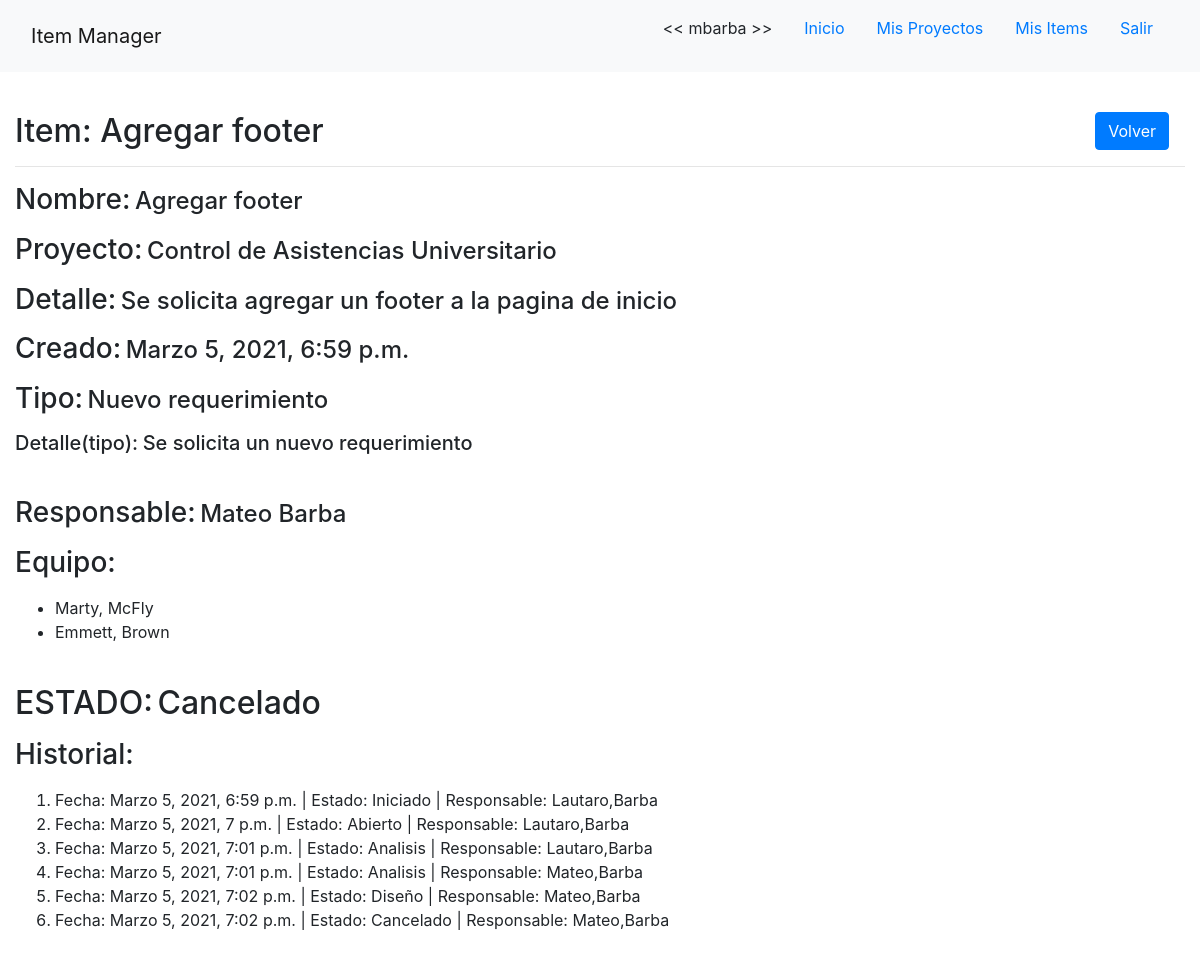
The page /item/17/ (signed in) on the database its author committed.
### app/models/item.py (models this page shows, shortened)
class Item(models.Model):
    proyecto = models.ForeignKey(Proyecto, verbose_name='proyecto', on_delete=models.PROTECT)
    nombre = models.CharField(verbose_name='nombre', max_length=255, unique=True)
    detalle = models.CharField(verbose_name='detalle', max_length=255)
    creacion = models.DateTimeField(verbose_name='fecha de creacion', auto_now_add=True, max_length=255)
    tipo = models.ForeignKey(TipoItem, verbose_name='tipo', on_delete=models.PROTECT)
    estado = models.ForeignKey(EstadoItem, verbose_name='estado', default=1, on_delete=models.PROTECT)
    responsable = models.ForeignKey(User, verbose_name='responsable', related_name="controla", on_delete=models.PROTECT)
    desarrolladores = models.ManyToManyField(User, verbose_name='desarrolladores', related_name="trabaja")
    def __str__(self):
        return self.nombre

### app/models/proyecto.py (models this page shows, shortened)
class Proyecto(models.Model):
    nombre = models.CharField(verbose_name='nombre', max_length=255, unique=True)
    creacion = models.DateTimeField(verbose_name='fecha de creacion', auto_now_add=True, max_length=255)
    lider = models.ForeignKey(User, verbose_name='lider', related_name="lidera", on_delete=models.PROTECT)
    equipo = models.ManyToManyField(User, verbose_name='equipo', related_name="participa")
    def __str__(self):
        return self.nombre

### app/models/tipo_item.py (models this page shows, shortened)
class TipoItem(models.Model):
    nombre = models.CharField(verbose_name='nombre', max_length=255, unique=True)
    detalle = models.CharField(verbose_name='detalle', max_length=255)
    estado_inicial = models.ForeignKey(EstadoItem, verbose_name='estado inicial', on_delete=models.PROTECT)
    workflow = models.ManyToManyField(CambioEstado, verbose_name='workflow')

### app/models/estado_item.py (models this page shows, shortened)
class EstadoItem(models.Model):
    nombre = models.CharField(verbose_name='nombre', max_length=255, unique=True)
    detalle = models.CharField(verbose_name='detalle', max_length=255)
    def __str__(self):
        return self.nombre

### app/models/snapshot.py (models this page shows, shortened)
class Snapshot(models.Model):
    item = models.ForeignKey(Item, verbose_name='item', related_name="snapshot", on_delete=models.PROTECT)
    creacion = models.DateTimeField(verbose_name='fecha de creacion', auto_now_add=True, max_length=255)
    estado = models.ForeignKey(EstadoItem, verbose_name='estado', default=1, on_delete=models.PROTECT)
    responsable = models.ForeignKey(User, verbose_name='responsable', on_delete=models.PROTECT)
    class Meta:
        ordering = ['creacion']

### app/views/item.py (the view)
# urls.py: path('item/<int:pk>/', ItemDetailView.as_view(), name='item-detail'),
class ItemDetailView(LoginRequiredMixin, DetailView):
    model = Item
    template_name = 'app/item_detail.html'
    def get(self, request, *args, **kwargs):
        user = request.user
        item = Item.objects.get(pk=kwargs['pk'])
        autorizados = []
        autorizados.append(item.responsable.pk)
        for p in item.desarrolladores.all():
            autorizados.append(p.pk)
        self.autorizados = autorizados
        return super().get(request, *args, **kwargs)
    def get_context_data(self, **kwargs):
        context = super().get_context_data(**kwargs)
        context['autorizados'] = self.autorizados
        return context

### app/templates/app/item_detail.html (shortened to what this page needs)
{% extends 'base.html' %}
{% load crispy_forms_tags %}
{% block content %}
    {% if user.is_staff or user.pk in autorizados %}
    <br>
    <h2>Item: {{ object }}
    {% if user.is_staff %}
        <div class="float-right"><a class="btn btn-primary mx-3 float-right" href="{% url 'item-list' %}">Volver</a></div>
    {% else %}
        <div class="float-right"><a class="btn btn-primary mx-3 float-right" href="{% url 'mis-items-list' %}">Volver</a></div>
    {% endif %}
    </h2>
    <hr>
    <p><span class="h3">Nombre:</span> <span class="h4">{{ object.nombre }}</span></p>
    <p><span class="h3">Proyecto:</span> <span class="h4">{{ object.proyecto }}</span></p>
    <p><span class="h3">Detalle:</span> <span class="h4">{{ object.detalle }}</span></p>
    <p><span class="h3">Creado:</span> <span class="h4">{{ object.creacion }}</span></p>
    <p><span class="h3">Tipo:</span> <span class="h4">{{ object.tipo.nombre }}</span></p>
    <p><span class="h5">Detalle(tipo):</span> <span class="h5">{{ object.tipo.detalle }}</span></p>
    <br>
    <p><span class="h3">Responsable:</span> <span class="h4">{{ object.responsable.first_name }} {{ object.responsable.last_name }}</span></p>
    <p><span class="h3">Equipo:</span></p>
    <ul>
        {% for p in object.desarrolladores.all %}
            <li>{{ p.first_name }}, {{ p.last_name }}</li>
        {% endfor %}
    </ul>
    <br>
    <p><span class="h2">ESTADO:</span> <span class="h2">{{ object.estado }}</span></p>
    <p><span class="h3">Historial:</span></p>
    <ol>
        {% for s in object.snapshot.all %}
            <li>Fecha: {{ s.creacion }} | Estado: {{ s.estado.nombre }} | Responsable: {{ s.responsable.first_name }},{{ s.responsable.last_name }}</li>
        {% endfor %}
    </ol>
    <br>
    <br>
    {% else %}
        <br>
        <h2>No tiene los permisos necesarios para ver esta página!</h2>
        <a class="btn btn-primary" href="{% url 'home' %}">Volver al Inicio</a>
    {% endif %}
{% endblock %}

### templates/base.html (shortened to what this page needs)
{% load static %}
<!DOCTYPE html>
<html lang="es">
<head>
    <link rel="stylesheet" href="https://stackpath.bootstrapcdn.com/bootstrap/4.5.0/css/bootstrap.min.css">
</head>
<body>
    <nav class="navbar sticky-top navbar-light bg-light align-items-center">
        <div class="col-12 col-md-6 text-center text-md-left">
            <a class="navbar-brand" href="{% url 'home' %}">Item Manager</a>
        </div>
        <div class="col-12 col-md-6 d-flex justify-content-center justify-content-md-end">
            {% if user.is_authenticated %}
                <p class="nav-link d-none d-md-block"><< {{ user.username }} >></p>
                <a class="nav-link d-none d-md-block" href="{% url 'home' %}">Inicio</a>
                {% if user.is_staff %}
                    <a class="nav-link d-none d-md-block" href="{% url 'dashboard' %}">Dashboard</a>
                {% else %}
                    <a class="nav-link d-none d-md-block" href="{% url 'mis-proyectos-list' %}">Mis Proyectos</a>
                    <a class="nav-link d-none d-md-block" href="{% url 'mis-items-list' %}">Mis Items</a>
                {% endif %}
                <a class="nav-link d-none d-md-block" href="{% url 'logout' %}">Salir</a>
            {% endif %}
        </div>
    </nav>
    <div class="container-fluid justify-content-center mt-3">
        {% block content %}{% endblock %}
    </div>
</body>
</html>

### rows shown on the page
Item: nombre "Agregar footer", proyecto "Control de Asistencias Universitario", detalle "Se solicita agregar un footer a la pagina de inicio", creacion "Marzo 5, 2021, 6:59 p.m.", tipo.nombre "Nuevo requerimiento", tipo.detalle "Se solicita un nuevo requerimiento", responsable.first_name "Mateo", responsable.last_name "Barba", estado "Cancelado"
Snapshot: creacion "Marzo 5, 2021, 6:59 p.m.", estado.nombre "Iniciado", responsable.first_name "Lautaro", responsable.last_name "Barba"
Snapshot: creacion "Marzo 5, 2021, 7 p.m.", estado.nombre "Abierto", responsable.first_name "Lautaro", responsable.last_name "Barba"
Snapshot: creacion "Marzo 5, 2021, 7:01 p.m.", estado.nombre "Analisis", responsable.first_name "Lautaro", responsable.last_name "Barba"
Snapshot: creacion "Marzo 5, 2021, 7:01 p.m.", estado.nombre "Analisis", responsable.first_name "Mateo", responsable.last_name "Barba"
Snapshot: creacion "Marzo 5, 2021, 7:02 p.m.", estado.nombre "Diseño", responsable.first_name "Mateo", responsable.last_name "Barba"
Snapshot: creacion "Marzo 5, 2021, 7:02 p.m.", estado.nombre "Cancelado", responsable.first_name "Mateo", responsable.last_name "Barba"

### other values the page prints
{{ user.username }} "mbarba"
{{ p.first_name }} "Marty"
{{ p.last_name }} "McFly"
{{ p.first_name }} "Emmett"
{{ p.last_name }} "Brown"
